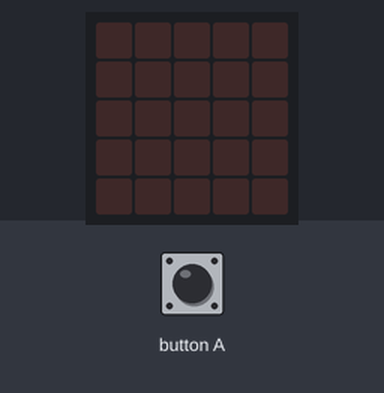
This program was run on a simulated BBC micro:bit (MakeCode). Shown: the board's 5×5 LED display. The test bench sets the inputs (shaded band).

Above: at 1.2 s.
1.3 s: button A pressed for 0.15 s
At 2.8 s:
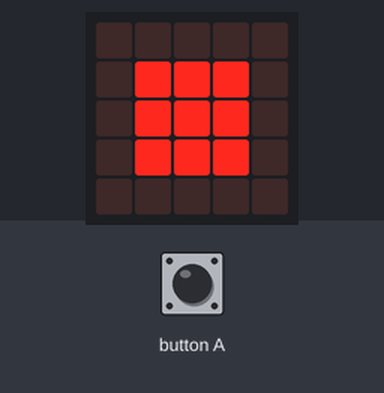
At 5.06 s:
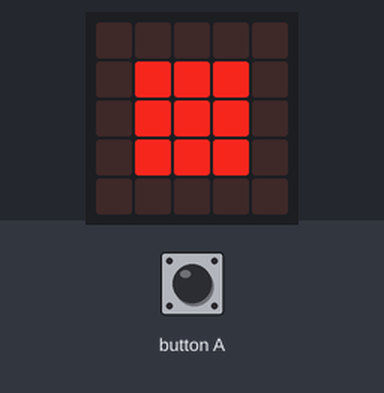
Timing chart, 0 to 6.6 s (numbered marks = the images above; inputs shaded):
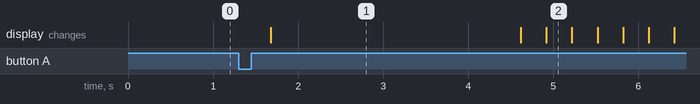

The program:

main.ts
```typescript
input.onButtonPressed(Button.A, function () {
    led.setBrightness(255)
    luce = !(luce)
    if (luce) {
        start = input.runningTime()
    }
})
function dimmer () {
    for (let indice = 0; indice <= 255; indice++) {
        livello = 255 - indice
        led.setBrightness(livello)
        basic.pause(10)
        if (luce == false) {
            break;
        }
    }
    luce = false
}
let livello = 0
let start = 0
let luce = false
luce = false
basic.forever(function () {
    if (luce) {
        basic.showLeds(`
            . . . . .
            . # # # .
            . # # # .
            . # # # .
            . . . . .
            `)
        if (input.runningTime() > start + 3000) {
            dimmer()
        }
    } else {
        basic.showLeds(`
            . . . . .
            . . . . .
            . . . . .
            . . . . .
            . . . . .
            `)
    }
})
```

test.ts
```typescript
// i test vanno qui; questi non saranno compilati quando questo pacchetto viene usato come estensione.
```

Measured:
- after the input at 1.3 s, the display: changes after 0.38 s (image 1)
